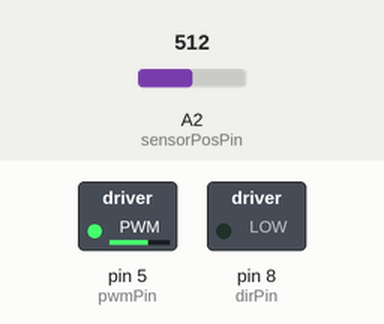
Simulated run of this sketch. Board: Arduino Uno, built with avr-gcc and run on an emulated ATmega328P. On the bench: switched loads named in the sketch (green lamp = pin HIGH). Dashed ring = blinking. The inputs (shaded band) are chosen by the test bench; at power-on: A2 (sensorPosPin) = 512. What the sketch prints to the serial monitor is not drawn.

Above: at 0.79 s.
1.3 s: A2 (sensorPosPin) set to 306
4.3 s: A2 (sensorPosPin) set to 122
At 6.5 s:
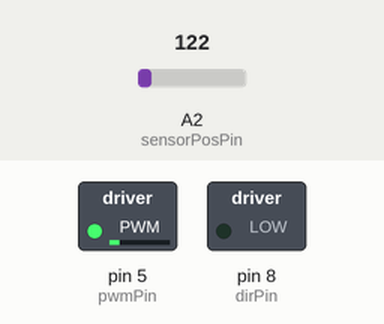
7.3 s: A2 (sensorPosPin) set to 219
9.9 s: A2 (sensorPosPin) set to 229
At 10.5 s:
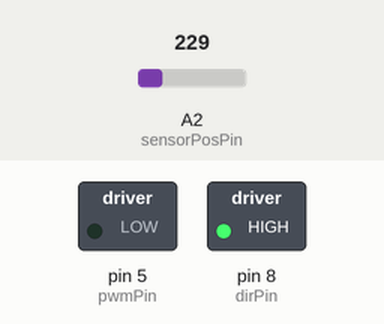
12.9 s: A2 (sensorPosPin) set to 511
At 13.05 s:
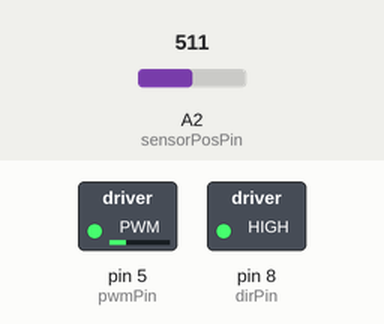
Timing chart, 0 to 16.9 s (numbered marks = the images above; inputs shaded):
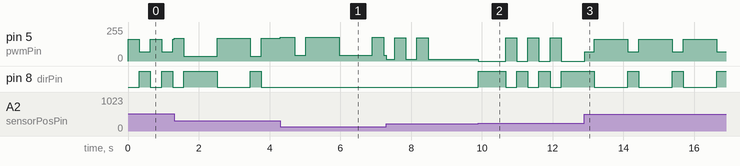

The sketch:

morse_v2.5.ino
```cpp
//--------------------------------------------------------------------------
// Morse Code
// Get it? Morse code? Because it's code for doing Morse code!
//--------------------------------------------------------------------------

// Includes
#include <math.h>

// Pin declares
int pwmPin = 5; // PWM output pin for motor 1
int dirPin = 8; // direction output pin for motor 1
int sensorPosPin = A2; // input pin for MR sensor
int fsrPin = A3; // input pin for FSR sensor

// Position tracking variables
int updatedPos = 0;     // keeps track of the latest updated value of the MR sensor reading
int rawPos = 0;         // current raw reading from MR sensor
int lastRawPos = 0;     // last raw reading from MR sensor
int lastLastRawPos = 0; // last last raw reading from MR sensor
int flipNumber = 0;     // keeps track of the number of flips over the 180deg mark
int tempOffset = 0;
int rawDiff = 0;
int lastRawDiff = 0;
int rawOffset = 0;
int lastRawOffset = 0;
const int flipThresh = 700;  // threshold to determine whether or not a flip over the 180 degree mark occurred
boolean flipped = false;

// Kinematics variables
double xh = 0;           // position of the handle [m]
double theta_s = 0;      // Angle of the sector pulley in deg
double xh_prev;          // Distance of the handle at previous time step
double xh_prev2;
double dxh;              // Velocity of the handle
double dxh_prev;
double dxh_prev2;
double dxh_filt;         // Filtered velocity of the handle
double dxh_filt_prev;
double dxh_filt_prev2;

// Force output variables
double force = 0;           // force at the handle
double Tp = 0;              // torque of the motor pulley
double duty = 0;            // duty cylce (between 0 and 255)
unsigned int output = 0;    // output command to the motor

//custom params
int unit_time = 200;
int dot = unit_time + 1;
int dash = 3*unit_time + 1;
int space = unit_time;
int space_long = 3*unit_time;
int end_space = 7*unit_time;
int morse_sequence[] = {dot, space, dot, space, dot, space_long, dash, space, dash, space, dash, space_long, dot, space, dot, space, dot, end_space};
//int total_seq_time = 0;
//long lastTimer;
//char *morse_sequence[] = {"dot", "space", "dot", "space", "dot", "space_long", "dash", "space", "dash", "space", "dash", "space_long", "dot", "space", "dot", "space", "dot", "end_time"};
int i = 0;
unsigned long currentTimeContact = 0;
unsigned long previousTimePull = 0;
unsigned long previousTimeContact = 0;
unsigned long intervalPull = 1000;
unsigned long intervalContact = 1000;
double pulldown_force = 0;
double pulldown_force_stiffness = 100;
double contact_position = 0.02;
double rest_position = -0.01;
double contact_force = 0;
double contact_stiffness = 300;
double restoring_force = 0;
double restoring_stiffness = 25;
unsigned long timing_tolerance = 100;
enum machine_state { waiting, stage1, stage2, stage3, freewheel};
machine_state state;
machine_state prev_state;

// --------------------------------------------------------------
// Setup function -- NO NEED TO EDIT
// --------------------------------------------------------------
void setup()
{
  // Set up serial communication
  Serial.begin(38400);

  // Set PWM frequency
  setPwmFrequency(pwmPin,1);

  // Input pins
  pinMode(sensorPosPin, INPUT); // set MR sensor pin to be an input
  pinMode(fsrPin, INPUT);       // set FSR sensor pin to be an input

  // Output pins
  pinMode(pwmPin, OUTPUT);  // PWM pin for motor A
  pinMode(dirPin, OUTPUT);  // dir pin for motor A

  // Initialize motor
  analogWrite(pwmPin, 0);     // set to not be spinning (0/255)
  digitalWrite(dirPin, LOW);  // set direction

  // Initialize position valiables
  lastLastRawPos = analogRead(sensorPosPin);
  lastRawPos = analogRead(sensorPosPin);

  state = waiting;
  prev_state = waiting;
//  for (int i = 0; i < sizeof(morse_sequence)/sizeof(morse_sequence[0]); ++i) {
//    total_seq_time += morse_sequence[i];
//  }
//  lastTimer = millis();
}


// --------------------------------------------------------------
// Main Loop
// --------------------------------------------------------------
void loop()
{

  //*************************************************************
  //*** Section 1. Compute position in counts (do not change) ***
  //*************************************************************

  // Get voltage output by MR sensor
  rawPos = analogRead(sensorPosPin);  //current raw position from MR sensor

  // Calculate differences between subsequent MR sensor readings
  rawDiff = rawPos - lastRawPos;          //difference btwn current raw position and last raw position
  lastRawDiff = rawPos - lastLastRawPos;  //difference btwn current raw position and last last raw position
  rawOffset = abs(rawDiff);
  lastRawOffset = abs(lastRawDiff);

  // Update position record-keeping vairables
  lastLastRawPos = lastRawPos;
  lastRawPos = rawPos;

  // Keep track of flips over 180 degrees
  if((lastRawOffset > flipThresh) && (!flipped)) { // enter this anytime the last offset is greater than the flip threshold AND it has not just flipped
    if(lastRawDiff > 0) {        // check to see which direction the drive wheel was turning
      flipNumber--;              // cw rotation
    } else {                     // if(rawDiff < 0)
      flipNumber++;              // ccw rotation
    }
    if(rawOffset > flipThresh) { // check to see if the data was good and the most current offset is above the threshold
      updatedPos = rawPos + flipNumber*rawOffset; // update the pos value to account for flips over 180deg using the most current offset
      tempOffset = rawOffset;
    } else {                     // in this case there was a blip in the data and we want to use lastactualOffset instead
      updatedPos = rawPos + flipNumber*lastRawOffset;  // update the pos value to account for any flips over 180deg using the LAST offset
      tempOffset = lastRawOffset;
    }
    flipped = true;            // set boolean so that the next time through the loop won't trigger a flip
  } else {                        // anytime no flip has occurred
    updatedPos = rawPos + flipNumber*tempOffset; // need to update pos based on what most recent offset is
    flipped = false;
  }

  //*************************************************************
  //*** Section 2. Compute position in meters *******************
  //*************************************************************
//SWITCHING CALIBRATION PARAMETERS SIGN
//  double m = -0.01223; // calibration slope
//  double b = 10.44; // calibration offset
  double m = 0.01223; // calibration slope
  double b = -10.44; // calibration offset
  double ts = m*updatedPos + b; // theta in degrees
  double rh = 0.075; //handle radius [m]
  double xh = rh*(ts/180)*M_PI; // handle x position (rh * ts [in radians])
  // Calculate velocity with loop time estimation
  dxh = (double)(xh - xh_prev) / 0.001;

  // Calculate the filtered velocity of the handle using an infinite impulse response filter
  dxh_filt = .9*dxh + 0.1*dxh_prev;

  // Record the position and velocity
  xh_prev2 = xh_prev;
  xh_prev = xh;

  dxh_prev2 = dxh_prev;
  dxh_prev = dxh;

  dxh_filt_prev2 = dxh_filt_prev;
  dxh_filt_prev = dxh_filt;

  //*************************************************************
  //*** Section 3. Assign a motor output force in Newtons *******
  //*************************************************************
  //*************************************************************
  //******************* Rendering Algorithms ********************
  //*************************************************************

  //************************ PRINTING ***************************
  Serial.println(xh, 5);
//  unsigned long currentTimePull = millis();

//  char *current_character = morse_sequence[i];
  //handles pulldown force for training arbitrary message in three stages
  if (state != waiting or state != freewheel){
    int current_character = morse_sequence[i];
    switch(state)
    {
      case stage1:
        pulldown_force_stiffness = 100;
      break;

      case stage2:
        pulldown_force_stiffness = 50;
      break;

      case stage3:
        pulldown_force_stiffness = 25;
      break;
    }
    if (current_character == dot){
      intervalPull = dot;
      pulldown_force = pulldown_force_stiffness*(xh - contact_position);
    }
    else if (current_character == dash){
      intervalPull = dash;
      pulldown_force = pulldown_force_stiffness*(xh - contact_position);
    }
    else if (current_character == space){
      intervalPull = space;
      pulldown_force = pulldown_force_stiffness*(xh - rest_position);
    }
    else if (current_character == space_long){
      intervalPull = space_long;
      pulldown_force = pulldown_force_stiffness*(xh - rest_position);
    }
    else {
      intervalPull = end_space;
      pulldown_force = pulldown_force_stiffness*(xh - rest_position);
    }

    // force = 0 + pulldown_force;
    //handles dot-dash timing and steps through sequence
    unsigned long intervalPull_l = (unsigned long) intervalPull;
    unsigned long currentTimePull = millis();
    if (currentTimePull - previousTimePull >= 100*intervalPull_l){
      previousTimePull = currentTimePull;
      if (current_character == end_space){
        i = 0;
        prev_state = state;
        state = waiting; //go back to waiting when done
      }
      else {
        i++;
      }
    }
  } else { //handles tapper restoring force
    pulldown_force = 0;
    if (xh > rest_position){
      restoring_force = -restoring_stiffness*(xh - rest_position);
    } else{
      restoring_force = 0;
    }
  }
  //handles tapper contact force in all states
  if (xh > contact_position) {
    contact_force = -contact_stiffness*(xh - contact_position); //virtual wall
    //buzzer on
    //led on
    currentTimeContact = millis();
    unsigned long intervalContact_l = currentTimeContact - previousTimeContact;
    if (intervalContact_l > (unsigned long) 100*5000) {
      if (prev_state == waiting) {
        state = stage1;
      } else if (prev_state == stage1) {
        prev_state = waiting;
        state = stage2;
      } else if (prev_state == stage2)
      {
        prev_state = waiting;
        state = stage3;
      }

    }
    // if (intervalContact_l >= (unsigned long) 100*dot - 100*timing_tolerance && intervalContact_l <= (unsigned long) 100*dot + 100*timing_tolerance){
    //   Serial.println("dot");
    // }
    // if (intervalContact_l >= (unsigned long) 100*dash - 100*timing_tolerance && intervalContact_l <= (unsigned long) 100*dash + 100*timing_tolerance){
    //   Serial.println("dash");
    // }


  } else {
    contact_force = 0;
    previousTimeContact = currentTimeContact;
  }
  force = contact_force + pulldown_force + restoring_force;

//  if (xh >= contact_position) {
//    double k = 300.0; //wall stiffness if penetrating wall
//    force = k*(xh-contact_position) + pulldown_force;
//  }
//  else if (xh >= rest_position || xh < contact_position) {
//    double k = 100;
//    force = k*(xh - rest_position) + pulldown_force;
//  }
//  else {
//    force = 0 + pulldown_force; //free space feels free
//  }
  // force = 0 + pulldown_force; //free space feels free
  // unsigned long intervalPull_l = (unsigned long) intervalPull;
  // unsigned long currentTimePull = millis();
  // if (currentTimePull - previousTimePull >= 100*intervalPull_l){
  //   previousTimePull = currentTimePull;
  //   if (current_character == end_space){
  //     i = 0;
  //   }
  //   else {
  //     i++;
  //   }
  // }


  double rp = 0.00953/2; //  pulley diameter [m] divided by two
  double rs = 0.075;//sector radius [m]
  double J = rh*(rp/rs); //Jacobian
  double Tp = J*force; //output torque

  //*************************************************************
  //*** Section 4. Force output (do not change) *****************
  //*************************************************************

  // Determine correct direction for motor torque
  if(force > 0) {
    digitalWrite(dirPin, HIGH);
  } else {
    digitalWrite(dirPin, LOW);
  }

  // Compute the duty cycle required to generate Tp (torque at the motor pulley)
  duty = sqrt(abs(Tp)/0.03);

  // Make sure the duty cycle is between 0 and 100%
  if (duty > 1) {
    duty = 1;
  } else if (duty < 0) {
    duty = 0;
  }
  output = (int)(duty* 255);   // convert duty cycle to output signal
  analogWrite(pwmPin,output);  // output the signal
}

// --------------------------------------------------------------
// Function to set PWM Freq -- DO NOT EDIT
// --------------------------------------------------------------
void setPwmFrequency(int pin, int divisor) {
  byte mode;
  if(pin == 5 || pin == 6 || pin == 9 || pin == 10) {
    switch(divisor) {
      case 1: mode = 0x01; break;
      case 8: mode = 0x02; break;
      case 64: mode = 0x03; break;
      case 256: mode = 0x04; break;
      case 1024: mode = 0x05; break;
      default: return;
    }
    if(pin == 5 || pin == 6) {
      TCCR0B = TCCR0B & 0b11111000 | mode;
    } else {
      TCCR1B = TCCR1B & 0b11111000 | mode;
    }
  } else if(pin == 3 || pin == 11) {
    switch(divisor) {
      case 1: mode = 0x01; break;
      case 8: mode = 0x02; break;
      case 32: mode = 0x03; break;
      case 64: mode = 0x04; break;
      case 128: mode = 0x05; break;
      case 256: mode = 0x06; break;
      case 1024: mode = 0x7; break;
      default: return;
    }
    TCCR2B = TCCR2B & 0b11111000 | mode;
  }
}
```

Measured:
- the behaviour switches between 228 and 229 on A2 (sensorPosPin) (found by bisection; images 1 and 2)
- after the input at 4.3 s, pin 8 (dirPin): stops changing and stays LOW
- after the input at 9.9 s, pin 8 (dirPin): LOW → HIGH at once, then repeats every 0.63 s: LOW 0.31 s, HIGH 0.31 s
- by itself, pin 5 (pwmPin): alternates 162/255 for 0.94 s and 68/255 for 0.31 s
